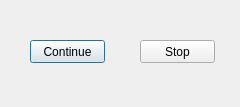
<?xml version="1.0" encoding="UTF-8"?>
<ui version="4.0">
 <class>Alarm</class>
 <widget class="QDialog" name="Alarm">
  <property name="geometry">
   <rect>
    <x>0</x>
    <y>0</y>
    <width>240</width>
    <height>107</height>
   </rect>
  </property>
  <property name="windowTitle">
   <string>Dialog</string>
  </property>
  <widget class="QPushButton" name="Continue">
   <property name="geometry">
    <rect>
     <x>30</x>
     <y>40</y>
     <width>75</width>
     <height>23</height>
    </rect>
   </property>
   <property name="text">
    <string>Continue</string>
   </property>
  </widget>
  <widget class="QPushButton" name="Stop">
   <property name="geometry">
    <rect>
     <x>140</x>
     <y>40</y>
     <width>75</width>
     <height>23</height>
    </rect>
   </property>
   <property name="text">
    <string>Stop</string>
   </property>
  </widget>
 </widget>
 <resources/>
 <connections/>
</ui>
